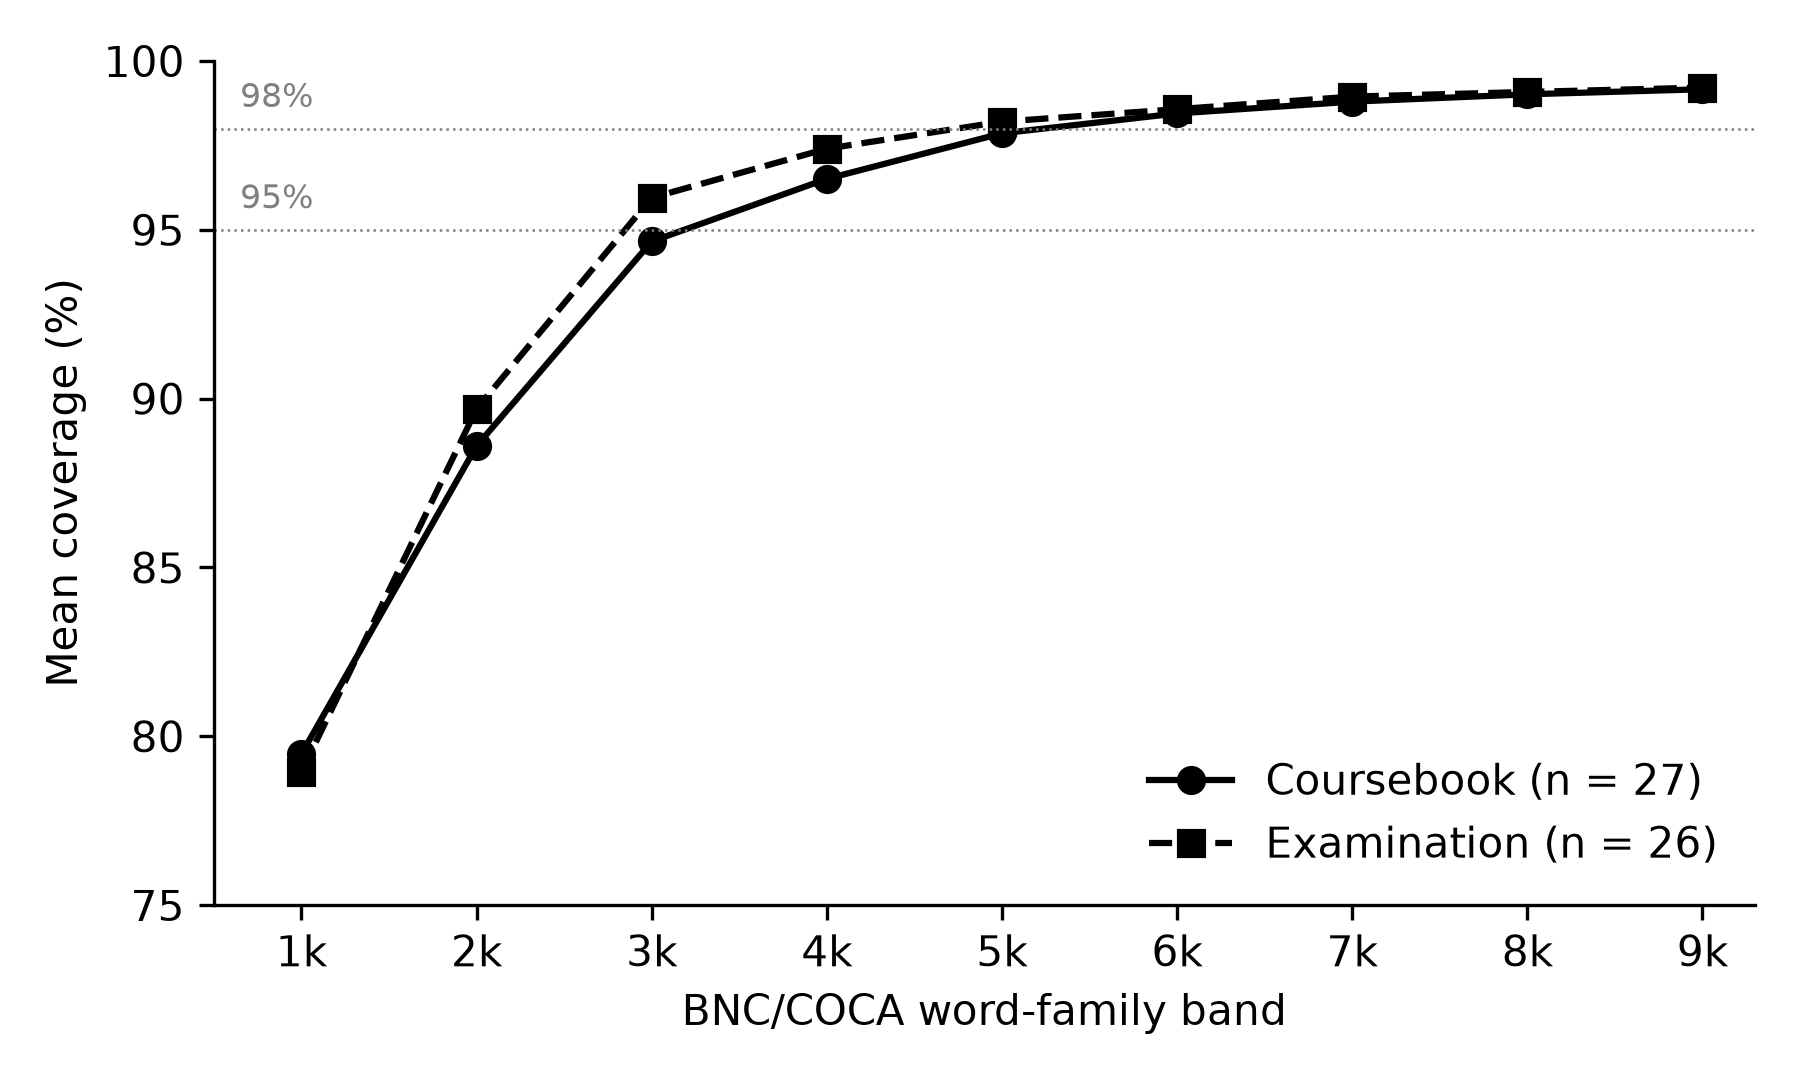

This figure's Python source:
# Figure 1: mean lexical coverage by BNC/COCA frequency band, coursebook vs examination texts (full texts).
import sys
from pathlib import Path
import pandas as pd

ROOT = Path(__file__).resolve().parents[2]

def coverage_table(results_dir):
    """Group means of 1k-9k coverage (%), one row per band."""
    sys.path.insert(0, str(ROOT / 'reanalysis'))
    from stats5 import thresholds
    T = thresholds(pd.read_csv(Path(results_dir) / 'lexical_features.csv')).set_index('group')
    rows = [dict(band=k, Coursebook=T.loc['school', f'cov{k}k'], Examination=T.loc['exam', f'cov{k}k']) for k in range(1, 10)]
    return pd.DataFrame(rows)

def main():
    import matplotlib
    matplotlib.use('Agg')
    import matplotlib.pyplot as plt
    T = coverage_table(ROOT / 'reanalysis' / 'results')
    fig, ax = plt.subplots(figsize=(6, 3.6), dpi=300)
    ax.plot(T.band, T.Coursebook, marker='o', color='black', label='Coursebook (n = 27)')
    ax.plot(T.band, T.Examination, marker='s', linestyle='--', color='black', label='Examination (n = 26)')
    for th in (95, 98):
        ax.axhline(th, color='grey', linewidth=0.6, linestyle=':')
        ax.text(0.65, th + 0.4, f'{th}%', va='bottom', fontsize=8, color='grey')
    ax.set_xlim(0.5, 9.3)
    ax.set_xticks(range(1, 10), [f'{k}k' for k in range(1, 10)])
    ax.set_xlabel('BNC/COCA word-family band')
    ax.set_ylabel('Mean coverage (%)')
    ax.set_ylim(75, 100)
    ax.legend(frameon=False, loc='lower right')
    for s in ('top', 'right'):
        ax.spines[s].set_visible(False)
    fig.tight_layout()
    out = ROOT / 'paper' / 'figures' / 'coverage.png'
    fig.savefig(out)
    print(f'wrote {out}')

if __name__ == '__main__':
    main()
